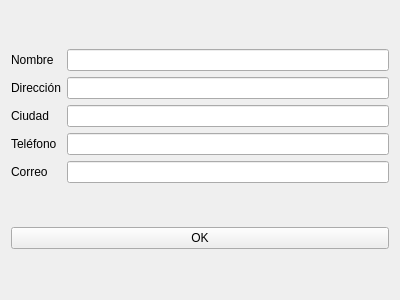
<?xml version="1.0" encoding="UTF-8"?>
<ui version="4.0">
 <class>Form</class>
 <widget class="QWidget" name="Form">
  <property name="geometry">
   <rect>
    <x>0</x>
    <y>0</y>
    <width>400</width>
    <height>300</height>
   </rect>
  </property>
  <property name="windowTitle">
   <string>Agregar/Editar Tienda</string>
  </property>
  <layout class="QGridLayout" name="gridLayout">
   <item row="0" column="0">
    <layout class="QVBoxLayout" name="verticalLayout">
     <item>
      <widget class="QLabel" name="label">
       <property name="text">
        <string>Nombre</string>
       </property>
      </widget>
     </item>
     <item>
      <widget class="QLabel" name="label_2">
       <property name="text">
        <string>Dirección</string>
       </property>
      </widget>
     </item>
     <item>
      <widget class="QLabel" name="label_3">
       <property name="text">
        <string>Ciudad</string>
       </property>
      </widget>
     </item>
     <item>
      <widget class="QLabel" name="label_4">
       <property name="text">
        <string>Teléfono</string>
       </property>
      </widget>
     </item>
     <item>
      <widget class="QLabel" name="label_5">
       <property name="text">
        <string>Correo</string>
       </property>
      </widget>
     </item>
    </layout>
   </item>
   <item row="0" column="1">
    <layout class="QVBoxLayout" name="verticalLayout_2">
     <item>
      <widget class="QLineEdit" name="name_input">
       <property name="alignment">
        <set>Qt::AlignmentFlag::AlignLeading|Qt::AlignmentFlag::AlignLeft|Qt::AlignmentFlag::AlignVCenter</set>
       </property>
      </widget>
     </item>
     <item>
      <widget class="QLineEdit" name="address_input">
       <property name="alignment">
        <set>Qt::AlignmentFlag::AlignLeading|Qt::AlignmentFlag::AlignLeft|Qt::AlignmentFlag::AlignVCenter</set>
       </property>
      </widget>
     </item>
     <item>
      <widget class="QLineEdit" name="city_input">
       <property name="alignment">
        <set>Qt::AlignmentFlag::AlignLeading|Qt::AlignmentFlag::AlignLeft|Qt::AlignmentFlag::AlignVCenter</set>
       </property>
      </widget>
     </item>
     <item>
      <widget class="QLineEdit" name="phone_input">
       <property name="alignment">
        <set>Qt::AlignmentFlag::AlignLeading|Qt::AlignmentFlag::AlignLeft|Qt::AlignmentFlag::AlignVCenter</set>
       </property>
      </widget>
     </item>
     <item>
      <widget class="QLineEdit" name="mail_input">
       <property name="alignment">
        <set>Qt::AlignmentFlag::AlignLeading|Qt::AlignmentFlag::AlignLeft|Qt::AlignmentFlag::AlignVCenter</set>
       </property>
      </widget>
     </item>
    </layout>
   </item>
   <item row="1" column="0" colspan="2">
    <widget class="QPushButton" name="ok_button">
     <property name="text">
      <string>OK</string>
     </property>
    </widget>
   </item>
  </layout>
 </widget>
 <resources/>
 <connections/>
</ui>
